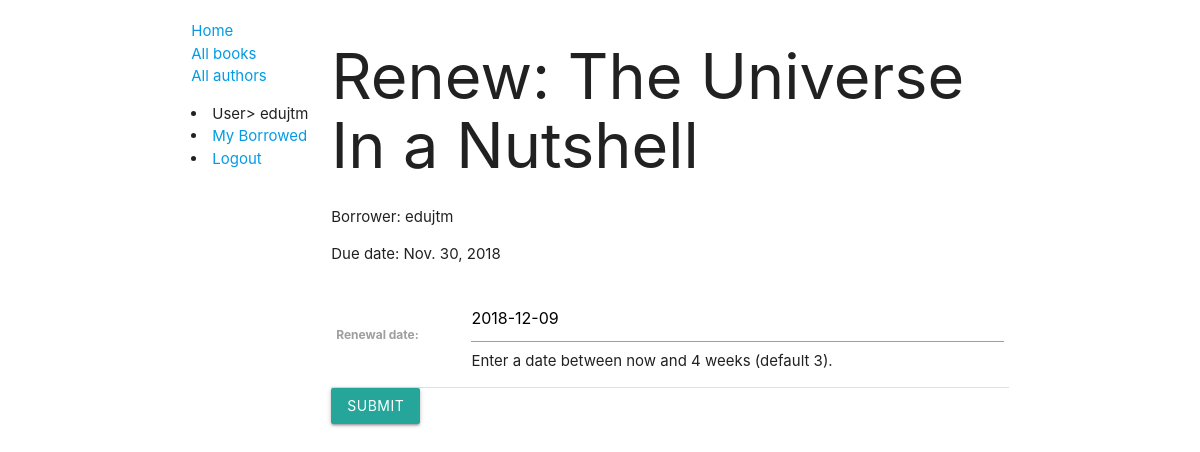
Page /catalog/book/857c37fb-910b-4ed5-ac1a-23045503b4b4/renew/ (signed in) on the committed database.
### catalog/models.py (models this page shows, shortened)
class BookInstance(models.Model):
    id = models.UUIDField(primary_key=True, default=uuid.uuid4, help_text='ID exclusivo para esta cópia do livro em toda a biblioteca')
    book = models.ForeignKey('Book', on_delete=models.SET_NULL, null=True)
    imprint = models.CharField(max_length=200)
    due_back = models.DateField(null=True, blank=True)
    written_in = models.ForeignKey('Language', on_delete=models.SET_NULL, null=True)
    borrower = models.ForeignKey(User, on_delete=models.SET_NULL, null=True)
    LOAN_STATUS = (
        ('m', 'Manutencao'),
        ('e', 'Emprestado'),
        ('d', 'Disponivel'),
        ('r', 'Reservado'),
    )
    status = models.CharField(max_length=1, choices=LOAN_STATUS, blank=True, default='m', help_text='Disponibilidade do livro')
    class Meta:
        ordering = ['due_back']
        permissions = (("can_mark_returned", "Set book as returned"),)
    @property
    def is_overdue(self):
        if self.due_back and date.today() > self.due_back:
            return True
        return False

class Book(models.Model):
    title = models.CharField(max_length=200)
    author = models.ForeignKey('Author', on_delete=models.SET_NULL, null=True)
    summary = models.TextField(max_length=1000, help_text='Digite uma breve descricao do livro')
    isbn = models.CharField('ISBN', max_length=13, help_text='<a href="https://www.isbn-international.org/content/what-isbn">Numero ISBN</a> de 13 caracteres.')
    genre = models.ManyToManyField(Genre, help_text='Selecione um genero para este livro.')
    class Meta:
        permissions = (("can_alter_books", "Change book properties"),)
    def display_genre(self):
        return ", ".join((genre.name for genre in self.genre.all()[:3]))
    display_genre.short_description = 'Genre'

### catalog/views.py (the view)
# urls.py: path('book/<uuid:pk>/renew/', views.renew_book_librarian, name='renew-book-librarian'),
@permission_required('catalog.can_mark_returned')
def renew_book_librarian(request, pk):
    book_instance = get_object_or_404(BookInstance, pk=pk)
    if request.method == 'POST':
        form = RenewBookForm(request.POST)
        if form.is_valid():
            book_instance.due_back = form.cleaned_data['renewal_date']
            book_instance.save()
            return HttpResponseRedirect(reverse('see-borrowed'))
    else:
        proposed_renewal_date = datetime.date.today() + datetime.timedelta(weeks=3)
        form = RenewBookForm(initial={'renewal_date': proposed_renewal_date})
    context = {
        'form': form,
        'book_instance': book_instance,
    }
    return render(request, 'catalog/book_renew_librarian.html', context)

### catalog/forms.py (shortened to what this page needs)
class RenewBookForm(forms.Form):
    renewal_date = forms.DateField(help_text="Enter a date between now and 4 weeks (default 3).")

### catalog/templates/catalog/book_renew_librarian.html (shortened to what this page needs)
{% extends "base_generic.html" %}
{% block content %}
    <h1>Renew: {{ book_instance.book.title }}</h1>
    <p>Borrower: {{ book_instance.borrower }}</p>
    <p{% if book_instance.is_overdue %} class="red-text" {% endif %}>Due date: {{ book_instance.due_back }}</p>
    <form action="" method="post">
        <table>
            {{ form.as_table }}
        </table>
        <button class="btn waves-effect waves-light" type="submit" name="submit">Submit</button>
    </form>
{% endblock %}

### catalog/templates/base_generic.html (shortened to what this page needs)
<!DOCTYPE html>
<html lang="en">
<head>
    {% load static %}
    <link rel="stylesheet" href="{% static 'css/styles.css' %}">
    <link type="text/css" rel="stylesheet" href="{% static 'css/materialize.css' %}" media="screen,projection">
</head>
<body>
    <div class="container">
        <div class="row">
            <div class="col s2">
                {% block sidebar %}
                    <ul class="sidebar-nav">
                        <li><a href="{% url 'index' %}">Home</a></li>
                        <li><a href="{% url 'books' %}">All books</a></li>
                        <li><a href="{% url 'authors' %}">All authors</a></li>
                    </ul>
                    {% if user.is_authenticated %}
                        <li>User> {{ user.get_username }}</li>
                        <li><a href="{% url 'my-borrowed' %}">My Borrowed</a></li>
                        <li><a href="{% url 'logout' %}?next={{ request.path }}">Logout</a></li>
                    {% else %}
                        <li><a href="{% url 'login' %}?next={{ request.path }}">Login</a></li>
                    {% endif %}
                {%  endblock %}
            </div>
            <div class="col s10">
                {% block content %}{% endblock %}
            </div>
        </div>
    </div>
</body>
</html>

### catalog/static/css/styles.css (style rules this page uses)
.sidebar-nav { margin-top: 20px; padding: 0; list-style: none; }

### rows in the picture
BookInstance: book "The Universe In a Nutshell", borrower "edujtm", due_back "Nov. 30, 2018"

### other values in the picture
{{ user.get_username }} "edujtm"
